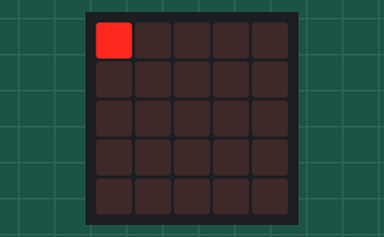
Bench run of a program on a simulated BBC micro:bit (MakeCode). Parts: the board's 5×5 LED display.

Above: at 0.01 s.
At 0.76 s:
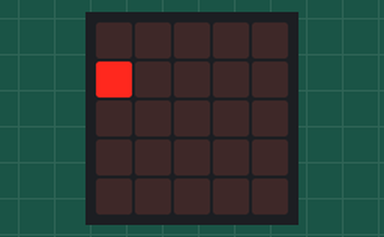

Measured:
- by itself, everything shown: repeats every 0.82 s, in 16 steps

The program:

main.ts
```typescript
let list = [
[0, 0],
[1, 0],
[2, 0],
[3, 0],
[4, 0],
[4, 1],
[4, 2],
[4, 3],
[4, 4],
[3, 4],
[2, 4],
[1, 4],
[0, 4],
[0, 3],
[0, 2],
[0, 1]
]
basic.forever(function () {
    for (let value of list) {
        led.plot(value[0], value[1])
        basic.pause(50)
        led.unplot(value[0], value[1])
    }
})
```

test.ts
```typescript
// 在這裡測試；當此封包作為擴充功能時，將不會編譯此內容。
```
